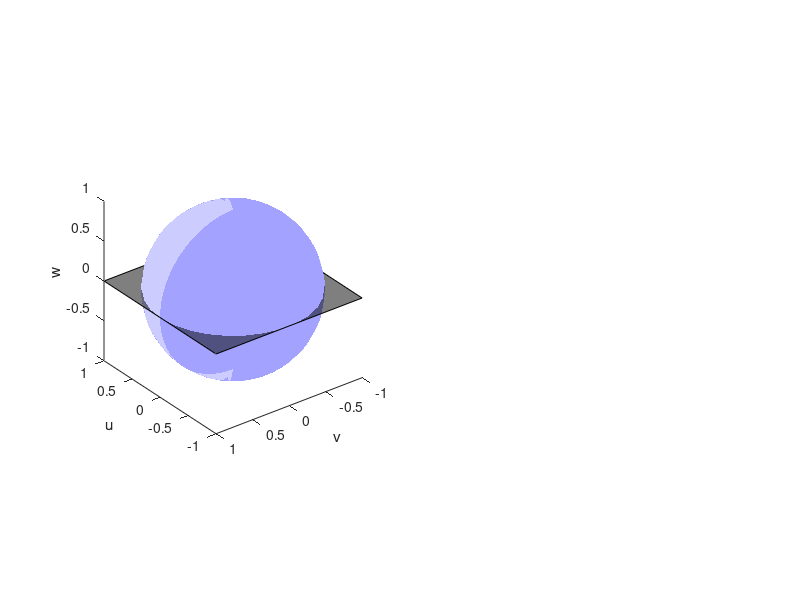

The MATLAB script that drew this image: (Note: this script raises an error after producing the figure.)
close all;
clear;
clc;
figure;
subplot(1,2,1);

 [Xref,Yref,Zref] = sphere(30);
 h_refsphere = surf(Xref,Yref,Zref);
 axis equal;
 set(h_refsphere,'FaceColor','b','EdgeColor','k','EdgeAlpha',0.1,'FaceAlpha',.2);
 
 % array plane
 h_array = patch([-1 -1 1 1],[-1 1 1 -1],[0 0 0 0],'r');
 set(h_array,'FaceAlpha',.5,'FaceColor','k');
 
 h_array_cardinalx = line([-1 1],[0 0]);
 h_array_cardinaly = line([0 0],[-1 1]);
 set([h_array_cardinalx h_array_cardinaly],'Color','k','LineStyle',':');
 
 xlabel('v');ylabel('u');zlabel('w');grid off;set(gca,'XDir','reverse');
 
 az = 30*pi/180;
 el = 0*pi/180;
 [u,v,w] = azel2uvw(az,el);
 h_steerVector = line([0 v],[0 u],[0 w]);
 
 [xcref,ycref]=circle_patch(0,0,0.1,30);
 zc = 0*xcref;
 xc = xcref + v;
 yc = ycref + u;
 
 h_beamw = patch(xc,yc,zc,'r');
 set(h_beamw,'FaceColor','none','EdgeColor','r');
 
%  phi = atan2(xc,yc);
%  thetsq = xc.^2 + yc.^2;
%  thet = -sqrt(thetsq);
 
 zcproj = sqrt(1 - xc.^2 - yc.^2);
 
 
 h_beamw_sphere = patch(xc,yc,zcproj,'r');
 
 % pretty
 set([h_beamw_sphere h_beamw],'FaceColor','r','FaceAlpha',0.5,'EdgeAlpha',0.2);
 
 
 [xaz,yel]=uvw2azel(yc,xc,zcproj);
 subplot(1,2,2);
 h_azel_patch = patch(180/pi*xaz,180/pi*yel,'r');
 axis equal;
 xlim([-90,90]);
 ylim([-90,90]);
 xlabel('Azimuth (deg)');
 ylabel('Elevation (deg)');
 grid on;
 



 for steer_az = -60:3:60
     for steer_el = -30:3:30
         az = steer_az*pi/180;
         el = steer_el*pi/180;
         [us,vs,ws] = azel2uvw(az,el);       
         set(h_steerVector,'XData',[0 vs],'YData',[0 us],'ZData',[0 ws]);
         zc = 0*xcref;
         xc = xcref + vs;
         yc = ycref + us;
         
         set(h_beamw,'XData',xc,'YData',yc);
         zcproj = sqrt(1 - xc.^2 - yc.^2);
         set(h_beamw_sphere,'XData',xc,'YData',yc,'ZData',zcproj);
         
         [xaz,yel]=uvw2azel(yc,xc,zcproj);
         set(h_azel_patch,'XData',180/pi*xaz,'YData',180/pi*yel);
         
         drawnow;
         pause(0.05);
       
     end
 end